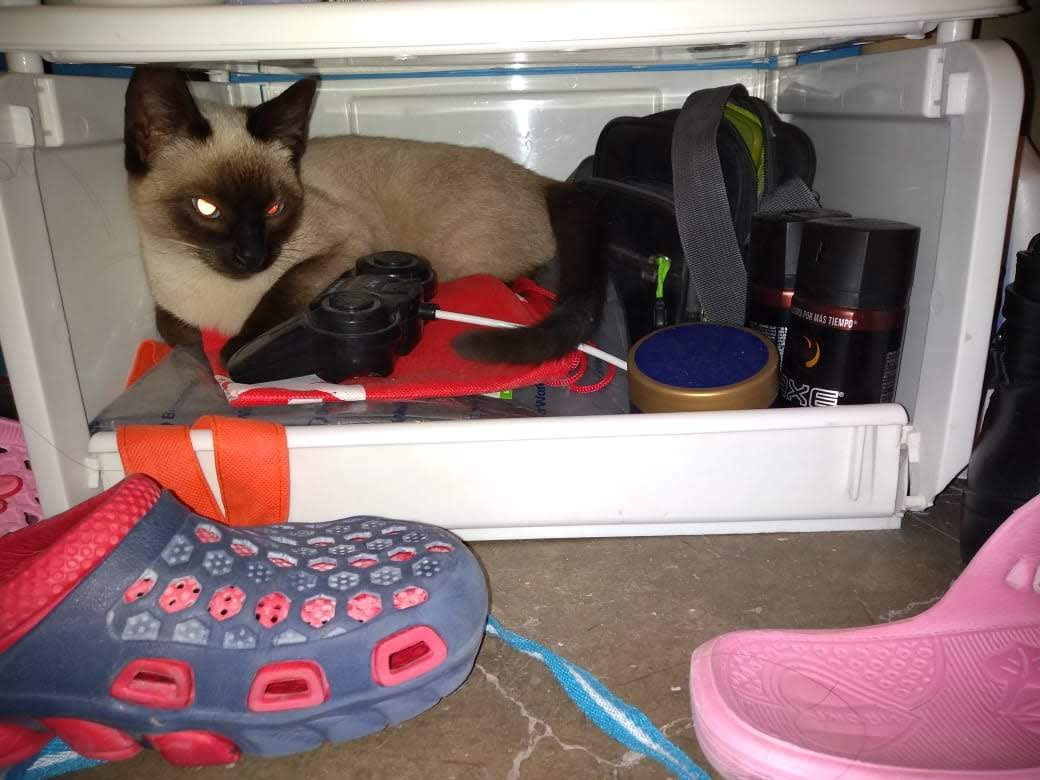
%> input picture Matlab/Progs/cat.jpg, 1040 x 780 px
$ octave Mi_primer_ejemplo.m   (GNU Octave 9; MATLAB toolbox functions it lacks are replaced by stand-ins)
%> lines starting %> are read from the running program, lines starting %| are printed output that depends on the picture; in (x1, y1, x2, y2) boxes, pixels count from 0 and x2, y2 are one past the last pixel; in counts of white or black regions, pixels touching at a corner belong together; the program's own positions count from 1
clc%Limpia pantalla
clear all %Limpia Todo
close all %Cierra todo
warning off all %Apaga los warning

%empezamos
%lectura de una imagen...

figure(1)
a=imread('cat.jpg');%imread sirve para leer una imagen
%> a is the input picture: size 780x1040x3 uint8; mean R, G, B 136.7, 114.2, 115.5
%imshow muestra la imagen en otra pantalla
subplot(3,3,1);
imshow(a)
title('original image')

%figure(2)
b=rgb2gray(a);
%imshow(b)
subplot(3,3,2);
imshow(b)
title('gray scale')

%figure(3)
c=imbinarize(b);
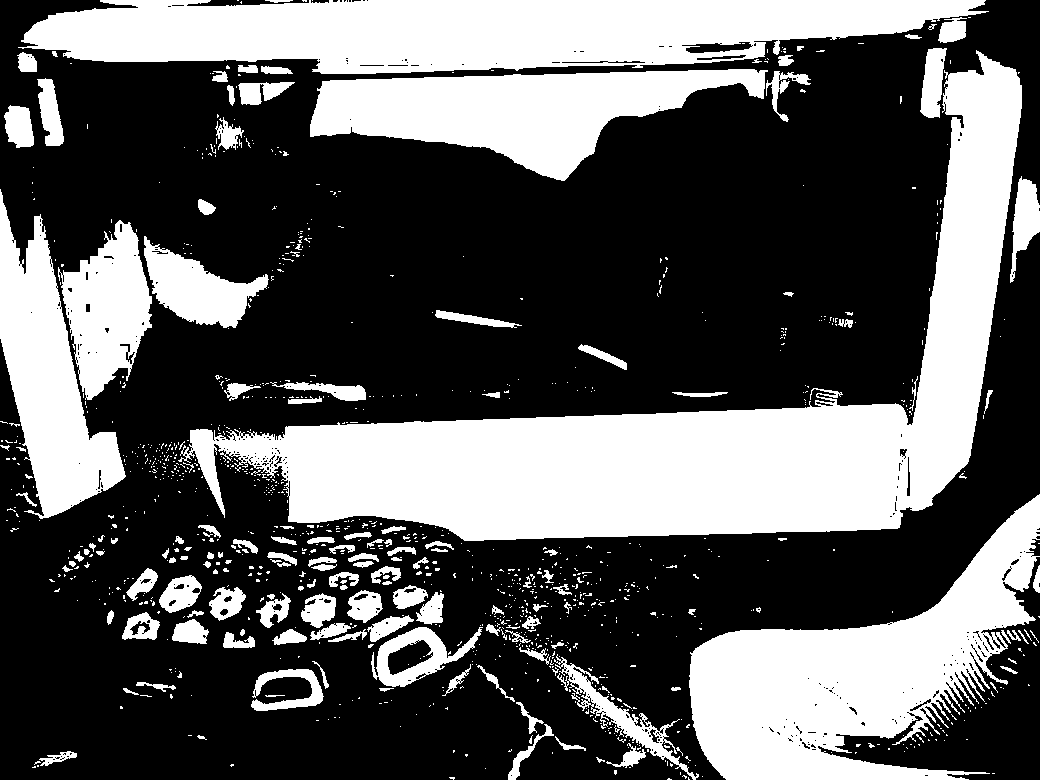
%> c: size 780x1040 logical; 36.5% white; 1127 white regions (972 under 20 px), largest, box (x1, y1, x2, y2) and area: (178, 50, 1022, 541) 102902, (18, 0, 989, 74) 51723, (689, 494, 1040, 780) 44367
%imshow(c)
subplot(3,3,3)
imshow(c)
title('black and white')

%Extraccion de colores de na imagen
%figure(4)
roja = a;
subplot(3,3,4)
roja(:,:,1);
roja(:,:,2)=0;
roja(:,:,3)=0;

imshow(roja)
title('roja')

%figure(5)
verde = a;
subplot(3,3,5)
verde(:,:,1)=0;
verde(:,:,2);
verde(:,:,3)=0;
imshow(verde)
title('verde')

%figure(6)
azul = a;
subplot(3,3,6)
azul(:,:,1)=0;
azul(:,:,2)=0;
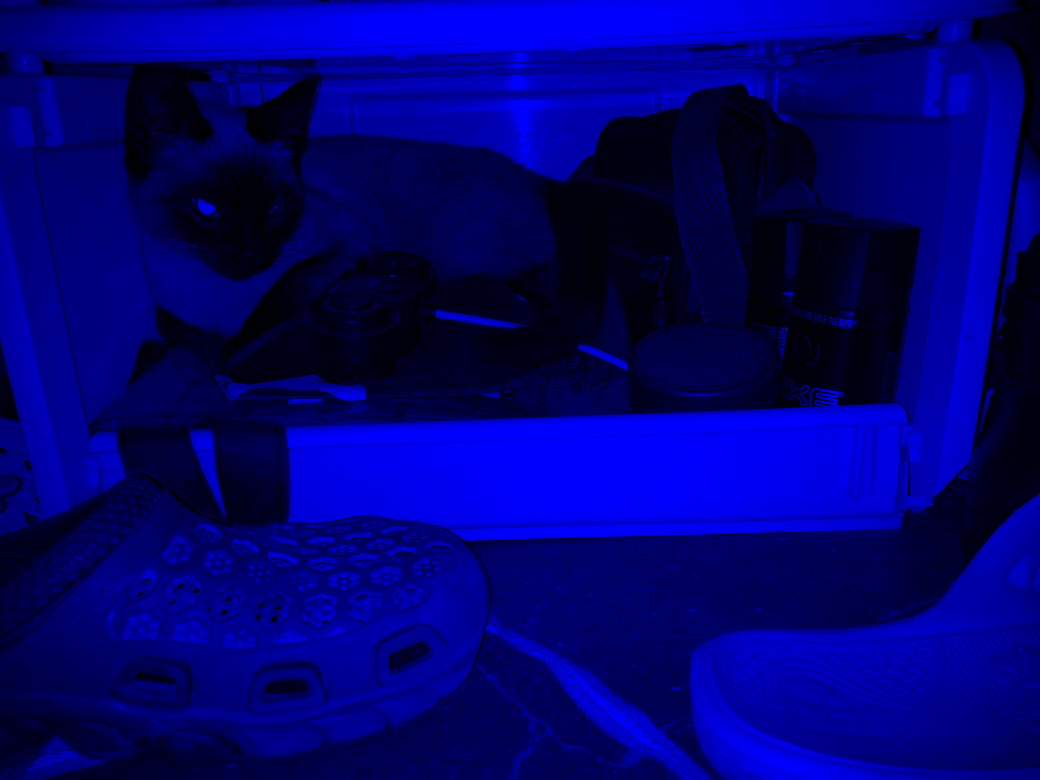
%> azul: size 780x1040x3 uint8; mean R, G, B 0, 0, 115.5
azul(:,:,3);

imshow(azul)
title('canal azul')

%Lo paso marco ajajaja imshowpair

%figure(7)
z=[a roja;verde azul];
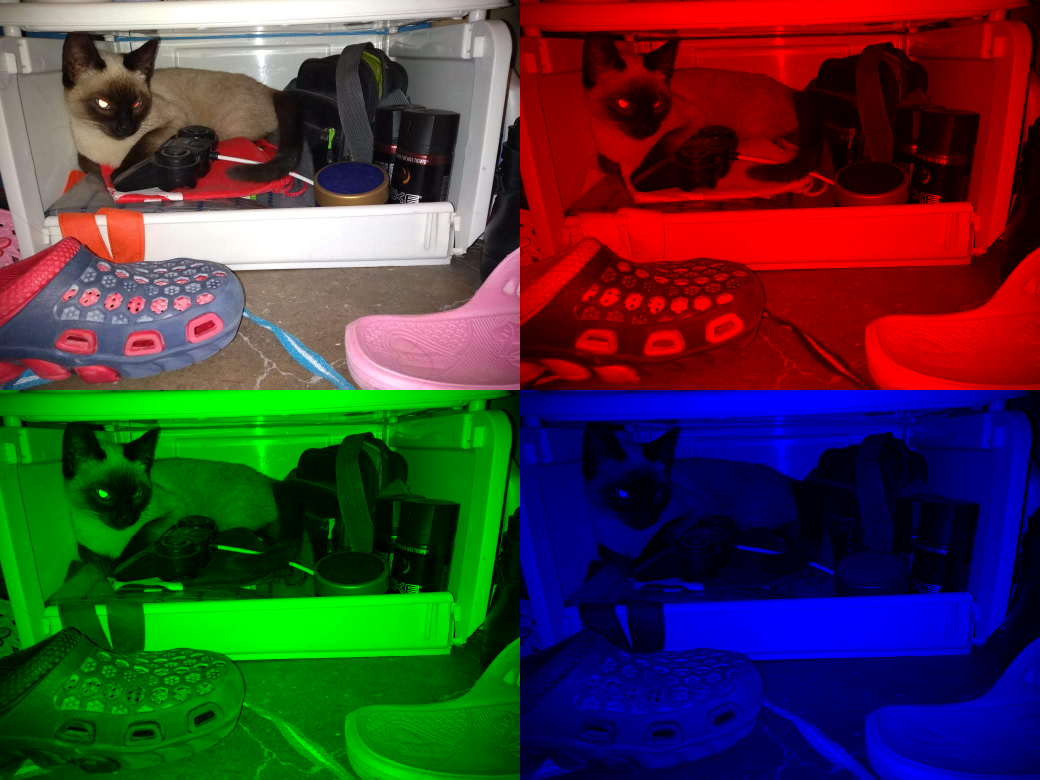
%> z: size 1560x2080x3 uint8 (shown at 1/2 size); mean R, G, B 68.3, 57.1, 57.7
subplot(3,3,7);
imshow(z)
title('arreglo con todas')
%mezcla aditiva--- mezcla

figure (2)
yellow = roja + verde;
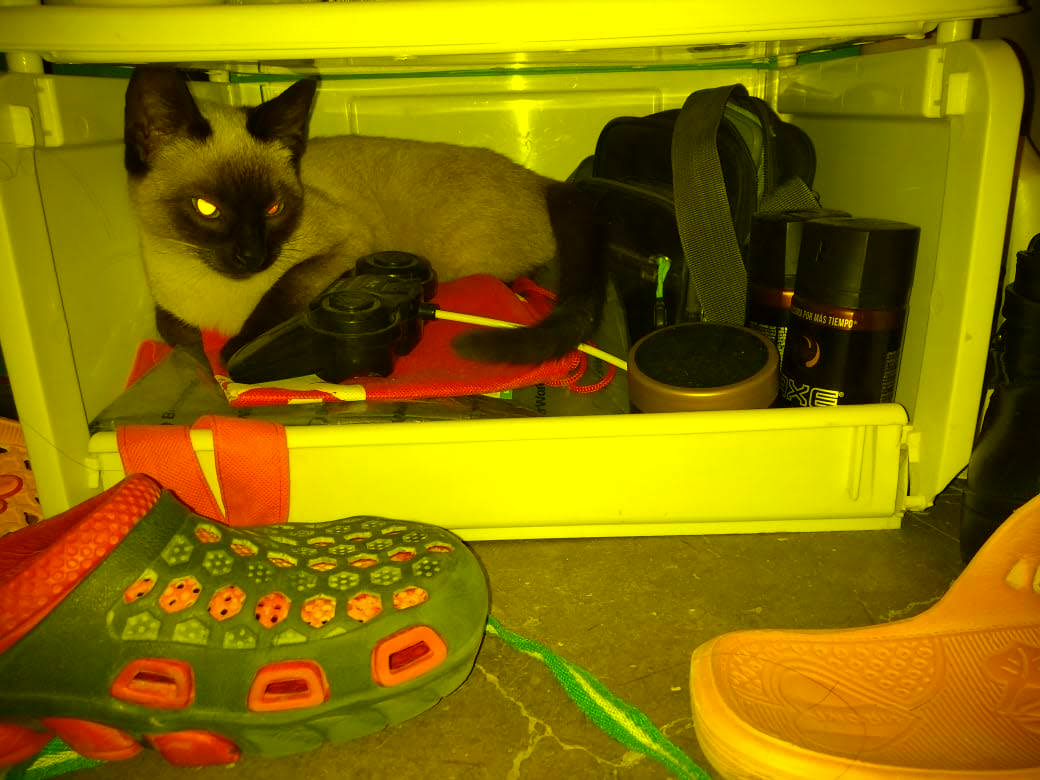
%> yellow: size 780x1040x3 uint8; mean R, G, B 136.7, 114.2, 0
subplot(3,3,1)
imshow(yellow)
title('amarilla')

magenta = roja + azul;
subplot(3,3,2)
imshow(magenta)
title('magenta')

cyan= verde + azul;
subplot(3,3,3)
imshow(cyan)
title('Cyan')

% mezcla substractiva:
blanco = roja+verde+azul;
subplot(3,3,4)
imshow(blanco)
title ('Blanco')

naranja = yellow + roja;
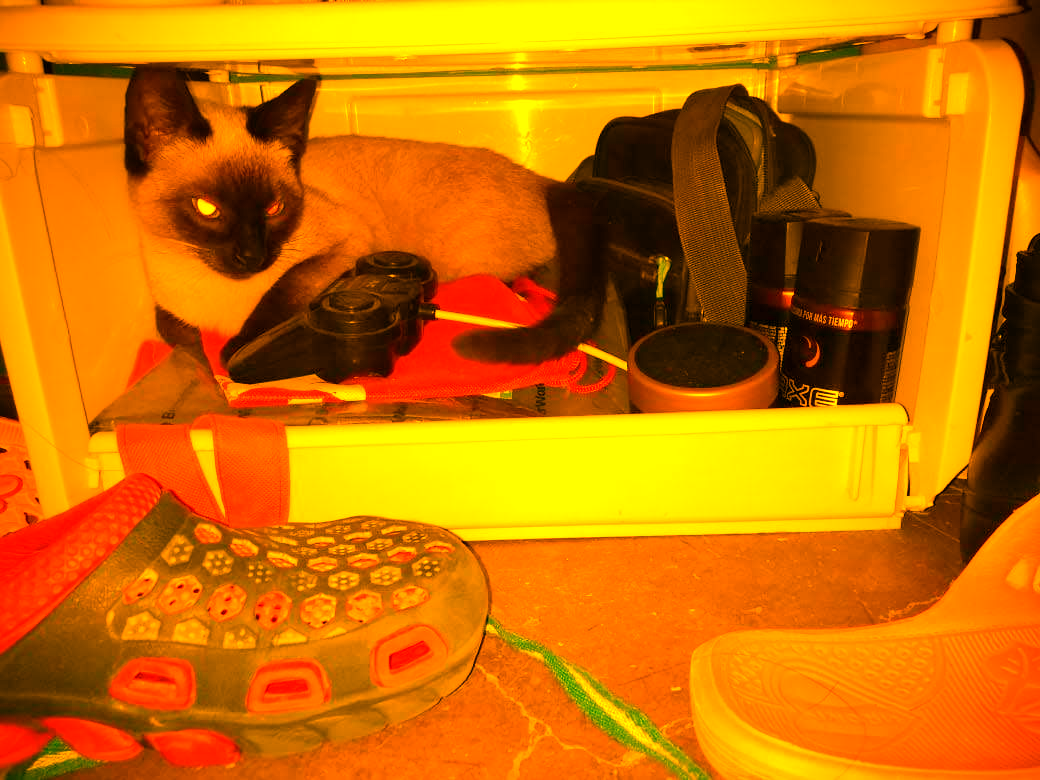
%> naranja: size 780x1040x3 uint8; mean R, G, B 204.5, 114.2, 0
subplot(3,3,5)
imshow(naranja)
title('naranja')

negro = -azul -roja - verde;
%> negro: size 780x1040x3 uint8; every value is 0
subplot(3,3,6)
imshow(negro)
title('negro')

disp("fin de proceso....") %fin de procesode los colores primarios
